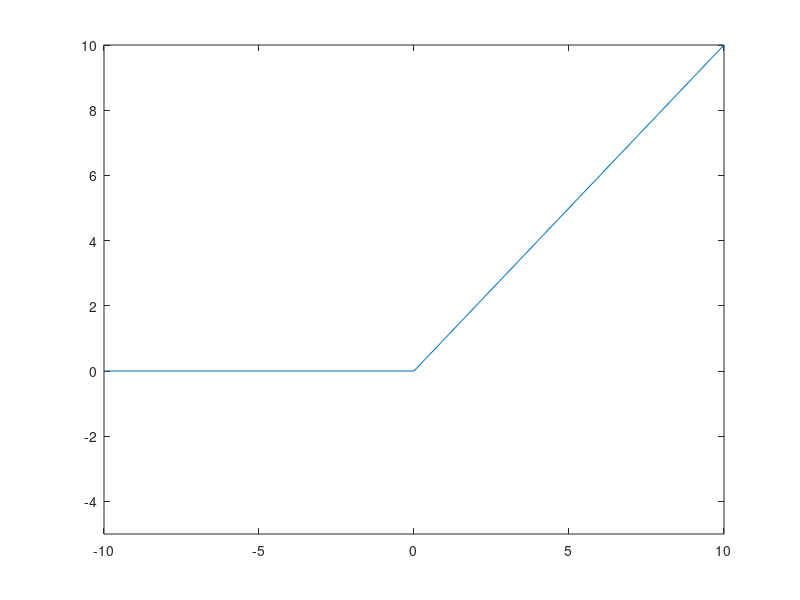

Write the MATLAB code that produced this figure.
function a = rampSignal()
  x = -10:10;
  y = -10:10;
  y = (y >= 0).*y;
  figure('name', 'Ramp Signal');
  plot(x, y);
  axis([-10 10 -5 10]);
  a = 1;